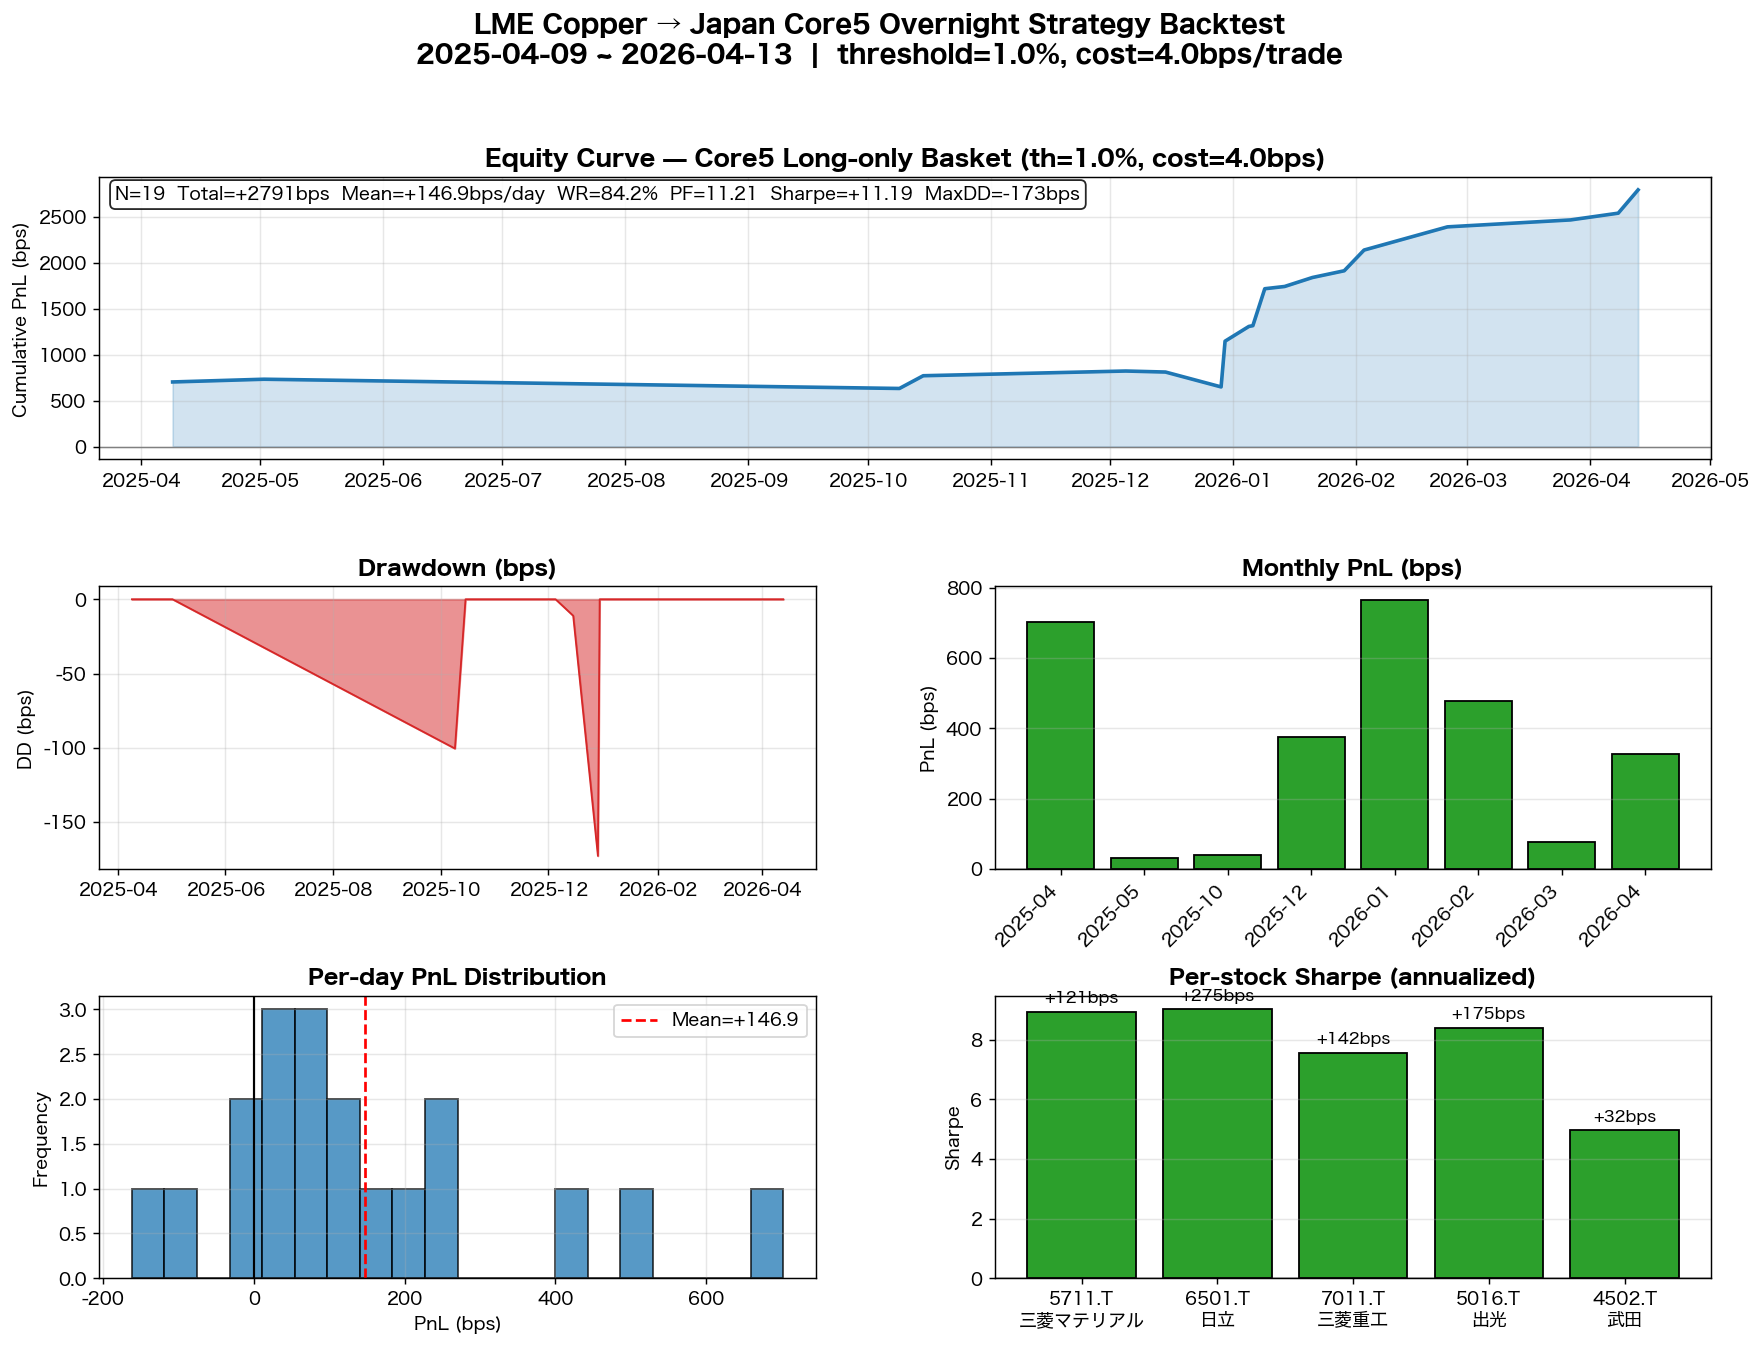

The script that saved this image:
"""
コア5銘柄Long-only バスケット バックテスト & 可視化
構成: 5711 三菱マテリアル, 6501 日立, 7011 三菱重工, 5016 出光, 4502 武田
ルール: LME銅 open→JST15:25 変化が +1.0%以上 → 当該5銘柄を15:30引けで等加重Long → 翌朝9:00寄で決済
コスト: 片側2bps × 往復 = 4bps/銘柄/トレード
"""
import psycopg2
import pandas as pd
import numpy as np
import matplotlib
matplotlib.use("Agg")
import matplotlib.pyplot as plt
plt.rcParams['font.family'] = ['Hiragino Sans', 'Arial Unicode MS', 'sans-serif']
plt.rcParams['axes.unicode_minus'] = False
import matplotlib.dates as mdates
from datetime import date, time as dtime

PG_CONFIG = {"host": "localhost", "port": 5432, "user": "postgres", "dbname": "market_data"}
START = "2025-04-01"
END = "2026-04-21"
OUTLIER_PCT = 15.0
COST_BPS = 4.0
THRESHOLD = 1.0

CORE = [
    ("5711.T", "三菱マテリアル"),
    ("6501.T", "日立"),
    ("7011.T", "三菱重工"),
    ("5016.T", "出光"),
    ("4502.T", "武田"),
]

BST = [
    (date(2024, 3, 31), date(2024, 10, 27)),
    (date(2025, 3, 30), date(2025, 10, 26)),
    (date(2026, 3, 29), date(2026, 10, 25)),
]


def is_bst(d):
    return any(s <= d < e for s, e in BST)


def load_lme():
    conn = psycopg2.connect(**PG_CONFIG)
    q = f"SELECT timestamp, open, close FROM intraday_data WHERE symbol='CMCU3' AND timestamp>='{START}' AND timestamp<'{END}' ORDER BY timestamp"
    df = pd.read_sql(q, conn); conn.close()
    df['timestamp'] = pd.to_datetime(df['timestamp'])
    df['jst'] = df['timestamp'] + pd.Timedelta(hours=9)
    df = df.dropna(subset=['close']).set_index('jst').sort_index()
    sig = []
    for d in sorted(set(df.index.date)):
        if d.weekday() >= 5: continue
        oh = 9 if is_bst(d) else 10
        ot = pd.Timestamp.combine(d, dtime(oh, 0))
        ct = pd.Timestamp.combine(d, dtime(15, 25))
        day = df[df.index.date == d]
        if len(day) == 0: continue
        after = day[day.index >= ot]
        before = day[day.index <= ct]
        if len(after) == 0 or len(before) == 0: continue
        ob = after.iloc[0]; cb = before.iloc[-1]
        if (ob.name - ot).total_seconds() > 1800: continue
        if (ct - cb.name).total_seconds() > 1800: continue
        sig.append({'date': d, 'move_pct': (cb['close']/ob['open']-1)*100})
    return pd.DataFrame(sig).set_index('date')


def load_jp(sym):
    conn = psycopg2.connect(**PG_CONFIG)
    q = f"SELECT timestamp, open, close FROM intraday_data WHERE symbol='{sym}' AND timestamp>='{START}' AND timestamp<'{END}' ORDER BY timestamp"
    df = pd.read_sql(q, conn); conn.close()
    df['timestamp'] = pd.to_datetime(df['timestamp'])
    df['jst'] = df['timestamp'] + pd.Timedelta(hours=9)
    df = df.dropna(subset=['open','close']).set_index('jst').sort_index()
    h, m = df.index.hour, df.index.minute
    df = df[((h==9)&(m<=5))|((h==15)&(m>=20)&(m<=30))]
    out = []
    for d in sorted(set(df.index.date)):
        gd = df[df.index.date == d]
        h2, m2 = gd.index.hour, gd.index.minute
        cl = gd[(h2==15)&(m2>=20)]; op = gd[(h2==9)&(m2<=5)]
        if len(cl)==0 or len(op)==0: continue
        out.append({'date': d, 'jp_close': cl['close'].iloc[-1], 'jp_open': op['open'].iloc[0]})
    return pd.DataFrame(out).set_index('date')


def backtest_single(sig, jp, th):
    """ 1銘柄 Long-only: LMEアップ日(>=th)に引け買い→翌朝寄売り """
    jp_dates = sorted(jp.index)
    trades = []
    for i, d in enumerate(jp_dates[:-1]):
        if d not in sig.index: continue
        mv = sig.loc[d, 'move_pct']
        if mv < th: continue
        nd = jp_dates[i+1]
        entry = jp.loc[d, 'jp_close']
        exit_ = jp.loc[nd, 'jp_open']
        ret = (exit_/entry - 1) * 100
        if abs(ret) > OUTLIER_PCT: continue
        pnl_bps = ret * 100 - COST_BPS
        trades.append({'entry': d, 'exit': nd, 'ret_pct': ret, 'pnl_bps': pnl_bps})
    return pd.DataFrame(trades)


def main():
    sig = load_lme()
    print(f"LMEシグナル日数: {len(sig)}, アップ日(>=+{THRESHOLD}%): {(sig.move_pct>=THRESHOLD).sum()}")

    per_date = {}
    per_stock = {}
    for sym, name in CORE:
        jp = load_jp(sym)
        tdf = backtest_single(sig, jp, THRESHOLD)
        per_stock[sym] = tdf
        for _, r in tdf.iterrows():
            per_date.setdefault(r['entry'], []).append(r['pnl_bps'])

    basket_rows = [{'date': d, 'pnl_bps': np.mean(v), 'n_stocks': len(v)}
                   for d, v in sorted(per_date.items())]
    bdf = pd.DataFrame(basket_rows).set_index('date')
    bdf['cum_bps'] = bdf['pnl_bps'].cumsum()

    # 累積最高 → ドローダウン
    bdf['peak'] = bdf['cum_bps'].cummax()
    bdf['dd'] = bdf['cum_bps'] - bdf['peak']

    n = len(bdf)
    mean = bdf['pnl_bps'].mean()
    std = bdf['pnl_bps'].std()
    wr = (bdf['pnl_bps'] > 0).mean() * 100
    sharpe = mean / std * np.sqrt(252) if std > 0 else 0
    total = bdf['pnl_bps'].sum()
    maxdd = bdf['dd'].min()
    pos = bdf[bdf.pnl_bps > 0]['pnl_bps'].sum()
    neg = abs(bdf[bdf.pnl_bps <= 0]['pnl_bps'].sum())
    pf = pos / neg if neg > 0 else np.inf

    print(f"\n=== コア5銘柄Long-only バスケット (th={THRESHOLD}%) ===")
    print(f"取引日数: {n}, 期間: {bdf.index[0]} ~ {bdf.index[-1]}")
    print(f"平均PnL: {mean:+.1f} bps/日, 累積: {total:+.0f} bps")
    print(f"勝率: {wr:.1f}%, PF: {pf:.2f}, Sharpe: {sharpe:+.2f}")
    print(f"最大DD: {maxdd:.0f} bps")

    # === 可視化 ===
    fig = plt.figure(figsize=(16, 11))
    gs = fig.add_gridspec(3, 2, hspace=0.45, wspace=0.25)
    bdf_dt = pd.to_datetime(bdf.index)

    # 1. Equity curve
    ax1 = fig.add_subplot(gs[0, :])
    ax1.plot(bdf_dt, bdf['cum_bps'], lw=2, color='#1f77b4', label='Cumulative PnL')
    ax1.fill_between(bdf_dt, bdf['cum_bps'], 0, alpha=0.2, color='#1f77b4')
    ax1.axhline(0, color='gray', lw=0.8)
    ax1.set_title(f'Equity Curve — Core5 Long-only Basket (th={THRESHOLD}%, cost={COST_BPS}bps)',
                  fontsize=13, fontweight='bold')
    ax1.set_ylabel('Cumulative PnL (bps)')
    ax1.grid(alpha=0.3)
    ax1.xaxis.set_major_locator(mdates.MonthLocator())
    ax1.xaxis.set_major_formatter(mdates.DateFormatter('%Y-%m'))
    txt = (f"N={n}  Total={total:+.0f}bps  Mean={mean:+.1f}bps/day  "
           f"WR={wr:.1f}%  PF={pf:.2f}  Sharpe={sharpe:+.2f}  MaxDD={maxdd:.0f}bps")
    ax1.text(0.01, 0.97, txt, transform=ax1.transAxes, fontsize=10,
             verticalalignment='top', bbox=dict(boxstyle='round', facecolor='white', alpha=0.85))

    # 2. Drawdown
    ax2 = fig.add_subplot(gs[1, 0])
    ax2.fill_between(bdf_dt, bdf['dd'], 0, color='#d62728', alpha=0.5)
    ax2.plot(bdf_dt, bdf['dd'], color='#d62728', lw=1)
    ax2.set_title('Drawdown (bps)', fontsize=12, fontweight='bold')
    ax2.set_ylabel('DD (bps)')
    ax2.grid(alpha=0.3)
    ax2.xaxis.set_major_locator(mdates.MonthLocator(interval=2))
    ax2.xaxis.set_major_formatter(mdates.DateFormatter('%Y-%m'))

    # 3. Monthly PnL bars
    ax3 = fig.add_subplot(gs[1, 1])
    bdf_m = bdf.copy()
    bdf_m.index = pd.to_datetime(bdf_m.index)
    monthly = bdf_m['pnl_bps'].resample('ME').sum()
    monthly = monthly[monthly != 0]
    colors = ['#2ca02c' if v > 0 else '#d62728' for v in monthly.values]
    ax3.bar(range(len(monthly)), monthly.values, color=colors, edgecolor='black')
    ax3.set_xticks(range(len(monthly)))
    ax3.set_xticklabels([d.strftime('%Y-%m') for d in monthly.index], rotation=45, ha='right')
    ax3.axhline(0, color='black', lw=0.8)
    ax3.set_title('Monthly PnL (bps)', fontsize=12, fontweight='bold')
    ax3.set_ylabel('PnL (bps)')
    ax3.grid(alpha=0.3, axis='y')

    # 4. Per-trade PnL distribution
    ax4 = fig.add_subplot(gs[2, 0])
    ax4.hist(bdf['pnl_bps'].values, bins=20, color='#1f77b4', edgecolor='black', alpha=0.75)
    ax4.axvline(0, color='black', lw=1.2)
    ax4.axvline(mean, color='red', lw=1.5, ls='--', label=f'Mean={mean:+.1f}')
    ax4.set_title('Per-day PnL Distribution', fontsize=12, fontweight='bold')
    ax4.set_xlabel('PnL (bps)')
    ax4.set_ylabel('Frequency')
    ax4.legend()
    ax4.grid(alpha=0.3)

    # 5. Per-stock sharpe bar
    ax5 = fig.add_subplot(gs[2, 1])
    stock_stats = []
    for sym, name in CORE:
        t = per_stock[sym]
        if len(t) == 0:
            stock_stats.append((f"{sym}\n{name}", 0, 0, 0)); continue
        m = t['pnl_bps'].mean(); s = t['pnl_bps'].std()
        sh = m/s*np.sqrt(252) if s > 0 else 0
        w = (t['pnl_bps'] > 0).mean() * 100
        stock_stats.append((f"{sym}\n{name}", m, sh, w))
    labels = [x[0] for x in stock_stats]
    sharpes = [x[2] for x in stock_stats]
    means = [x[1] for x in stock_stats]
    cols = ['#2ca02c' if v > 0 else '#d62728' for v in sharpes]
    bars = ax5.bar(labels, sharpes, color=cols, edgecolor='black')
    for bar, mv in zip(bars, means):
        ax5.text(bar.get_x()+bar.get_width()/2, bar.get_height()+0.3,
                 f'{mv:+.0f}bps', ha='center', fontsize=9)
    ax5.set_title('Per-stock Sharpe (annualized)', fontsize=12, fontweight='bold')
    ax5.set_ylabel('Sharpe')
    ax5.grid(alpha=0.3, axis='y')
    ax5.axhline(0, color='black', lw=0.8)

    plt.suptitle(f'LME Copper → Japan Core5 Overnight Strategy Backtest\n'
                 f'{bdf.index[0]} ~ {bdf.index[-1]}  |  threshold={THRESHOLD}%, cost={COST_BPS}bps/trade',
                 fontsize=14, fontweight='bold', y=0.995)

    out = '/Users/Yusuke/claude-code/japan-stocks/analyses/20260421_lme_copper_overnight/backtest_viz.png'
    plt.savefig(out, dpi=130, bbox_inches='tight')
    print(f"\n保存: {out}")

    # CSV出力
    csv_out = '/Users/Yusuke/claude-code/japan-stocks/analyses/20260421_lme_copper_overnight/backtest_trades.csv'
    bdf.to_csv(csv_out)
    print(f"保存: {csv_out}")


if __name__ == "__main__":
    main()
